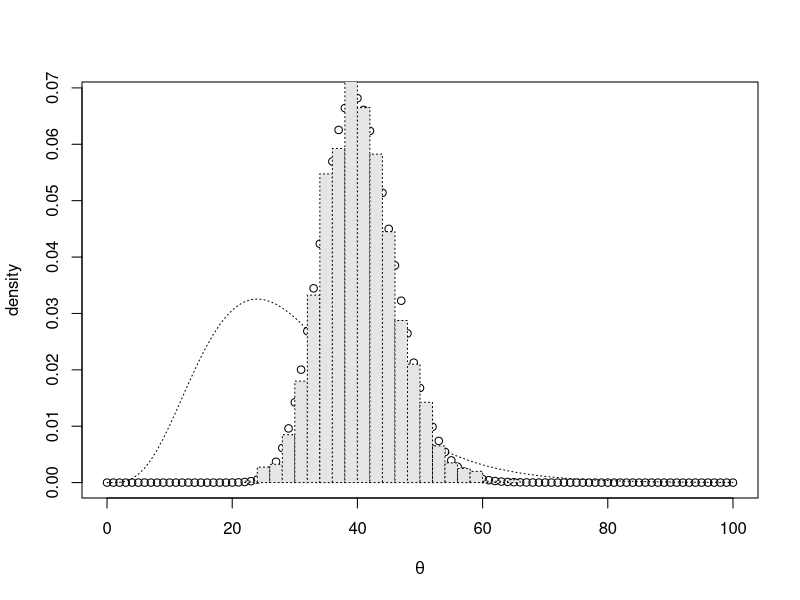
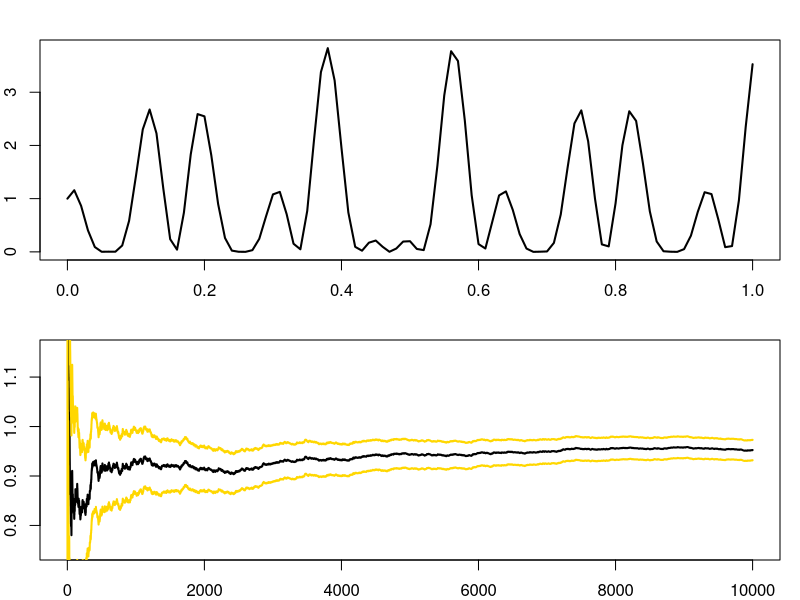
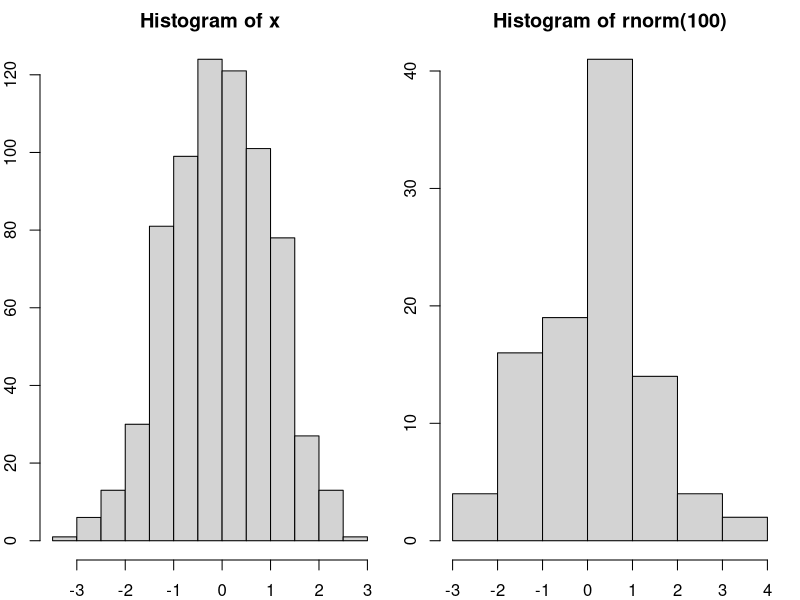
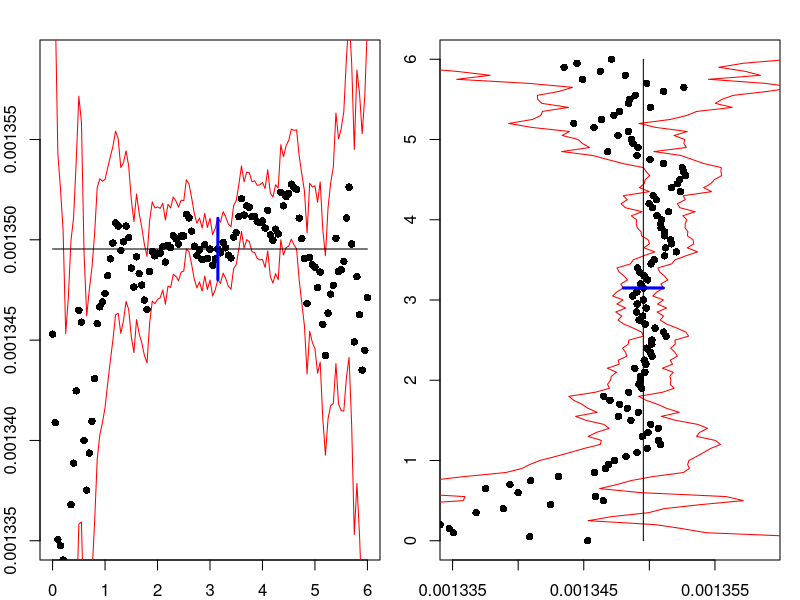
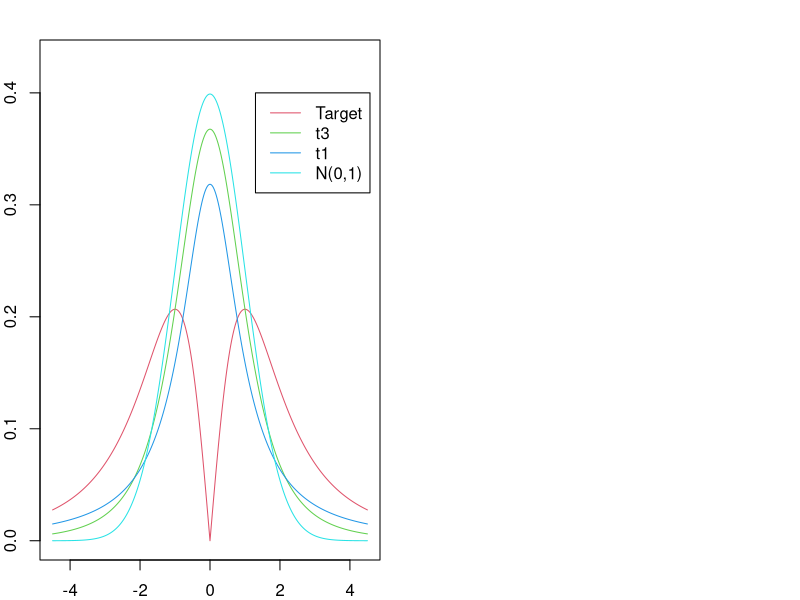
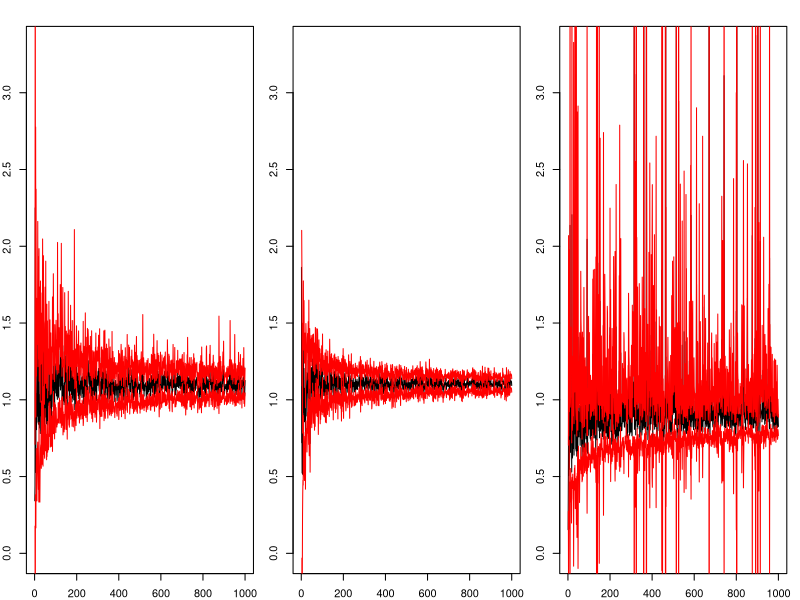
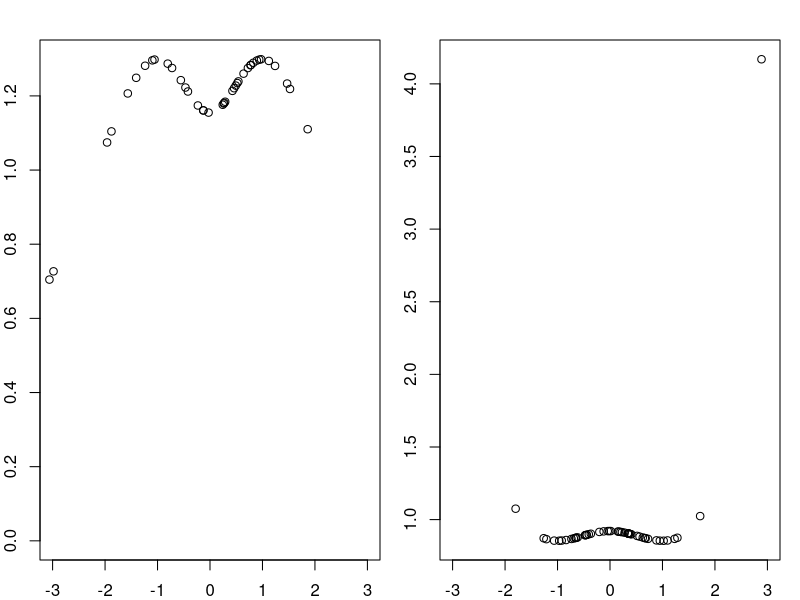
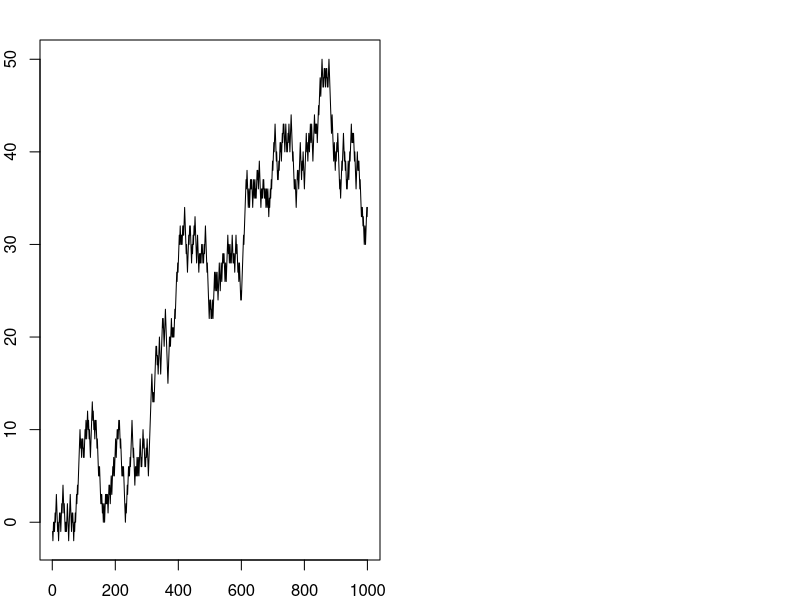

Reproduce these figures in R, in order.
###################### conjugate priors##############################
alpha = 5
beta = 6
theta = seq(0,100, length.out =101)
prior = dgamma(theta, shape = alpha, scale = beta)
x = 42
posterior = dgamma(theta, shape = x+alpha, scale = 1/(1+1/beta) ) 

# make plot
plot(theta, posterior, xlab = expression(theta), ylab = "density")
lines(theta, prior, lty = 3)

# posterior draws
postdraw = rgamma(2000, shape = x+alpha, scale = 1/(1+1/beta) ) 
r1= hist(postdraw, freq = F, breaks = 20, plot =F)
lines(r1, lty=3, freq = F, col = "gray90")

 
### estimating the mean of p^2
p<- rbeta(1000,14.26,23.19)
est<-mean(p^2)
se<-sd(p^2)/sqrt(1000)
c(est,se)

## integral of h(x)
h=function(x){(cos(50*x)+sin(20*x))^2}
par(mar=c(2,2,2,1),mfrow=c(2,1))
curve(h,xlab="Function",ylab="",lwd=2)
integrate(h,0,1)
x=h(runif(10^4))
estint=cumsum(x)/(1:10^4)
esterr=sqrt(cumsum((x-estint)^2))/(1:10^4)
plot(estint, xlab="Mean and error range",type="l",lwd=2,ylim=mean(x)+20*c(-esterr[10^4],esterr[10^4]),ylab="")
lines(estint+2*esterr,col="gold",lwd=2)
lines(estint-2*esterr,col="gold",lwd=2)


##################### Rejection sampling
## Example 1
x = NULL
n = 100
r = 2
for(i in 1:(100*sqrt(2*pi/exp(1))))
{

u = runif(1)
y = rcauchy(1)
if( u <=  exp(-y^2/2)*(1+y^2)*sqrt(exp(1))/2) 
 { x = c(x,y)}
}

# investigate the acceptance rate
N= 1000

c = sqrt(2*pi/exp(1))

# you can identify C using the following code
X = seq(-3,3,0.01)
c = max(dnorm(X)/dcauchy(X))

u = runif(N)
y=rcauchy(N)
accept = ( u < dnorm(y)/(c*dcauchy(y)))
x = y[accept]
mean(accept)
1/c

par(mfrow=c(1,2))
hist(x)
hist(rnorm(100))

##################### importance sampling

######## computing(X>c) for N(0,1) based on N(mu,1)

### function imp returns entries for a row of estimate, standard deviation and confidence interval

imp<-function(mu=0,c=0,n=1000000,X=rnorm(n))
{
  IS = mean((mu+X>c)*exp(mu*(mu-2*(mu+X))/2))
  standev=sd((mu+X>c)*exp(mu*(mu-2*(mu+X))/2))/sqrt(n)
  return(c(mu,IS,standev,IS-qnorm(0.975)*standev,IS+qnorm(0.975)*standev))
}

#fix n and X in advance
n =10000000
X = rnorm(n) 
# case when c = 3
c= 3
imp(0,c,n,X)
imp(1,c,n,X)
imp(2,c,n,X)
imp(3,c,n,X)
imp(3.1,c,n,X)
imp(3.15,c,n,X) # the (near-)optimal value of mu slightly above c
imp(3.2,c,n,X)
imp(4,c,n,X)

# case when c = 4.5
c = 4.5
imp(0,c,n,X)
imp(4.5,c,n,X)
imp(4.6,c,n,X) #we find the (near-)optimal value of mu slightly above c
imp(4.7,c,n,X)

# plot confidence intervals as mu varies
c=3
mu = (0:120)/20 #choose range from 0 to 6 in steps of 0.05
imp3  = matrix(1:605,121,5) #initialize impsave3, to save imp for c=3
for (i in 1:121){imp3[i,] = imp(mu[i],c,n,X)} #save imp in impsave3
plot(mu,imp3[,2],pch=16,xlab=expression(mu),ylab="estimate",ylim=c(0.001335,0.001359)) #estimates
lines(mu,imp3[,4],col="red") #lower CI bound
lines(mu,imp3[,5], col="red") #upper CI bound
lines(c(3.15,3.15),c(imp3[64,4],imp3[64,5]),lwd=3, col="blue") #emphasize mu=3.15
lines(c(0,6),c(imp3[64,2],imp3[64,2])) #horizontal line

plot(imp3[,2],mu,pch=16,ylab=expression(mu),xlab="estimate",xlim=c(0.001335,0.001359)) #estimates
lines(imp3[,4],mu,col="red") #lower CI bound
lines(imp3[,5], mu,col="red") #upper CI bound
lines(c(imp3[64,4],imp3[64,5]),c(3.15,3.15),lwd=3, col="blue") #emphasize mu=3.15
lines(c(imp3[64,2],imp3[64,2]),c(0,6)) #horizontal line

###################  esetimate expectation of absolute value of X, where X follows t distribution with d.o.f 3
# plot of different distributions
x =seq(-4.5,4.5,by =0.01)
p1 = abs(x)*dt(x,3)
p2 = dt(x,3)
p3 = dt(x,1)
p4 = dnorm(x)
plot(x,p1,xlab="x",ylab="density",ylim=c(0,0.43),type="l",col=2)
lines(x,p2,col=3)
lines(x,p3,col=4)
lines(x,p4,col=5)
legend(1.3,0.4,c('Target','t3    ','t1    ','N(0,1)'),lty=c(1,1,1,1),col=2:5)

# estimates
N = 1000
q1 = vector("numeric",N)
q2 = vector("numeric",N)
q3 = vector("numeric",N)
# fit.set
se1 = vector("numeric",N)
se2 = vector("numeric",N)
se3 = vector("numeric",N)

for(i in 1:N)
{
# direct
 x = rt(i,3)
 q1[i] = mean(abs(x))
 se1[i] = sd(abs(x))/sqrt(i)


# proposed t1
 x = rt(i,1)
 q2[i] = mean(abs(x)*dt(x,3)/dt(x,1))
 se2[i] = sd(abs(x)*dt(x,3)/dt(x,1))/sqrt(i)

# proposed norm
 x = rnorm(i)
 q3[i] = mean(abs(x)*dt(x,3)/dnorm(x))
 se3[i] = sd(abs(x)*dt(x,3)/dnorm(x))/sqrt(i)
}

# direct estimate
par(mfrow=c(1,3))
plot(1:N,q1,xlab = "sample size",ylab="estimate",type="l",ylim=c(0,3.3))
lines(1:N, q1-1.96*se1 , col="red")
lines(1:N, q1+1.96*se1 , col="red")

plot(1:N,q2,xlab = "sample size",ylab="estimate",type="l",ylim=c(0,3.3))
lines(1:N, q2-1.96*se2 , col="red")
lines(1:N, q2+1.96*se2 , col="red")

plot(1:N,q3,xlab = "sample size",ylab="estimate",type="l",ylim=c(0,3.3))
lines(1:N, q3-1.96*se3 , col="red")
lines(1:N, q3+1.96*se3 , col="red")

### weight plot
n =50
w1 = vector("numeric",n)
w2 = vector("numeric",n)
w3 = vector("numeric",n)
# direct
# proposed t1
 x2 = rt(n,1)
 w2 = dt(x2,3)/dt(x2,1)
# proposed norm
 x3 = rnorm(n)
 w3 = dt(x3,3)/dnorm(x3)
par(mfrow=c(1,2))
plot(x2,w2,xlab ="x",ylab="weight in using t1",xlim=c(-3,3))
plot(x3,w3,xlab ="x",ylab="weight in using N(0,1)",xlim=c(-3,3))



 


### a simple random walk
p<-0.5
n<-1000
X<-rep(NA,n)
X[1]<--1
for (j in 2:n) {
   X[j]<-X[j-1]+2*(runif(1)<=p)-1
 }
t<-1:n
plot(t,X,type="l",xlab="time",ylab="X")

### random MH, generate standard normal from uniform 
norm = function (n, alpha) 
{
        vec = vector("numeric", n)
        vec[1] = 0
        for (i in 2:n) {
                y = runif(1, -alpha, alpha )
                y = y + vec[i-1]
                aprob = min(1, dnorm(y)/dnorm(vec[i-1]))
                u = runif(1)
                if (u < aprob) 
                    vec[i] = y
                else 
                    vec[i] = vec[i-1]
        }
        return(vec)
}
normvec<-norm(10000,1)
par(mfrow=c(2,1))
plot(ts(normvec))
hist(normvec,30)
 
 
cauchy = function (n) 
{
        vec = vector("numeric", n)
        vec[1] = rnorm(1,0,100)
        for (i in 2:n) {
                y = rnorm(1, vec[i-1],100 )
                aprob = min(1, dcauchy(y)/dcauchy(vec[i-1]))
                u = runif(1)
                if (u < aprob) 
                    vec[i] = y
                else 
                    vec[i] = vec[i-1]
        }
        return(vec)
}
cauchyvec<-cauchy(10000)
par(mfrow=c(3,1))
plot(ts(cauchyvec))
hist(cauchyvec[2000:10000],30)
hist(rcauchy(10000),30)

### independence chain, generate gamma from normal with the same mean and variance 
gamm = function (n, alpha, beta) 
{
   mu = alpha/beta
   sigma = sqrt(alpha/(beta^2))
   vec = vector("numeric", n)
   vec[1] = alpha/beta
   for (i in 2:n) {
      y <- rnorm(1, mu, sigma)
      aprob <- min(1, (dgamma(y, alpha, beta)/dgamma(vec[i-1], 
        alpha, beta))/(dnorm(y, mu, sigma)/dnorm(vec[i-1], 
          mu, sigma)))
      u <- runif(1)
      if (u < aprob) 
          vec[i] = y
      else 
          vec[i] = vec[i-1]
    }
    return(vec)
}
vec<-gamm(10000,2,4)
par(mfrow=c(2,1))
plot(ts(vec))
hist(vec,20)

#########################################
#### Gibss samplers for bivariate normal
rho = 0.2
x0 = rnorm(1)
N= 10000
X = x0
Y = NULL
## for t=1
Y = rnorm(1,rho*x0,sqrt(1-rho^2))
X = rnorm(1,rho*Y[t],sqrt(1-rho^2))
## the main loop of generating samples using gibbs sampler
for(t in 2:N)
{
    Y = c(Y,rnorm(1,rho*X[t-1],sqrt(1-rho^2)))
    X = c(X,rnorm(1,rho*Y[t],sqrt(1-rho^2)))
 }

## compare with the true standard normal 
par(mfrow=c(2,2))
X0 = seq(-100,100,by = 0.1)
hist(X[1000:N],breaks = 100, freq = FALSE,xlab="X")
dX0 = dnorm(X0)
lines(X0,dX0)
hist(Y[1000:N],breaks = 100, freq = FALSE,xlab="Y")
lines(X0,dX0)

## correlation 
cor(cbind(X,Y))

## compare with the samples generated using mvrnorm
library(MASS)
mu = c(0,0)
Sigma = rbind(c(1,rho),c(rho,1))
U = mvrnorm(N,mu,Sigma)
hist(U[,1],breaks = 100, freq = FALSE,xlab="X")
dX0 = dnorm(X0)
lines(X0,dX0)
hist(U[,2],breaks = 100, freq = FALSE,xlab="Y")
lines(X0,dX0)
## correlation 
cor(U)


#### hierarchical model, binomial-beta
install.packages("VGAM")
library(VGAM)
N=10000  
n= 30
a=3
b=7
X= vector("numeric",N)  
theta = vector("numeric",N)
## for t=1
theta[1]=rbeta(1,a,b)  
X[1]=rbinom(1,n,theta[1])
for (i in 2:N)
{ 
   X[i]=rbinom(1,n,theta[i-1])
   theta[i]=rbeta(1,a+X[i],n-X[i]+b)
 }
## compare with the true marginal distribution 
par(mfrow=c(1,2))
X0 = seq(0,30,by = 1)
hist(X[1000:N], freq = FALSE,xlab="X")
lines(X0,dbetabinom.ab(X0,n,a,b))
theta0 = seq(0,1,by=0.01)
hist(theta[1000:N],breaks = 100, freq = FALSE,xlab=expression(theta))
lines(theta0,dbeta(theta0,a,b))


#######An example of Gibbs sampling########################
y = c(5, 1, 5, 14, 3, 19, 1, 1, 4, 22)
t = c(94, 16, 63, 126, 5, 31, 1, 1, 2, 10)


#### function to draw lambda
lambda.draw = function(alpha, beta, y, t) 
 {
  rgamma(length(y), y + alpha, t + beta)
 }

#### function to draw beta
beta.draw = function(alpha, gamma, delta, lambda, y) 
{
  rgamma(1, length(y) * alpha + gamma, delta + sum(lambda))
 }

##### Gibbs sampling 
gibbs = function(n.sims, beta.start, alpha, gamma, delta, y, t, burnin = 0, thin = 1) 
{
  beta.draws = c()

  lambda.draws = matrix(NA, nrow = n.sims, ncol = length(y))

  beta.cur = beta.start

  for (i in 1:n.sims) {
  # draw lambda
  lambda.cur = lambda.draw(alpha = alpha, beta = beta.cur,y = y, t = t)

  # draw beta
  beta.cur = beta.draw(alpha = alpha, gamma = gamma, delta = delta, lambda = lambda.cur, y = y)

  # burn-in and thinning
  if (i > burnin & (i - burnin)%%thin == 0) {
     lambda.draws[(i - burnin)/thin, ] = lambda.cur
     beta.draws[(i - burnin)/thin] = beta.cur
   }
  }

  return(list(lambda.draws = lambda.draws, beta.draws = beta.draws))
}


#### Apply to the failure data set
posterior = gibbs(n.sims = 10000, beta.start = 1, alpha = 1.5,
                     gamma = 0.01, delta = 1, y = y, t = t)
round(colMeans(posterior$lambda.draws),3)
mean(posterior$beta.draws)
round(apply(posterior$lambda.draws, 2, sd),3)
round(sd(posterior$beta.draws),3)
